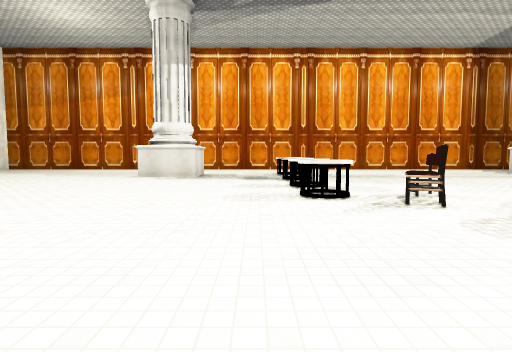
view 1 (above)

17 first-person views from a walk through a scene from a Unity 3-D project. The camera is 1.4 m above the floor, tilts 4° down and sees 80° across. The floor is counted in squares, 1.8 m on a side. Each view is taken from the middle of a square. On the plan, view 1 faces up. The plan holds only what a view shows up to about 11 squares ahead; the rest is blank. The place goes on beyond the plan. The player is left out. Some surface patterns are stand-ins.

view 2
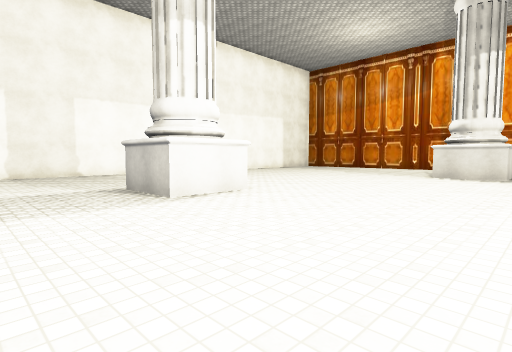

view 3
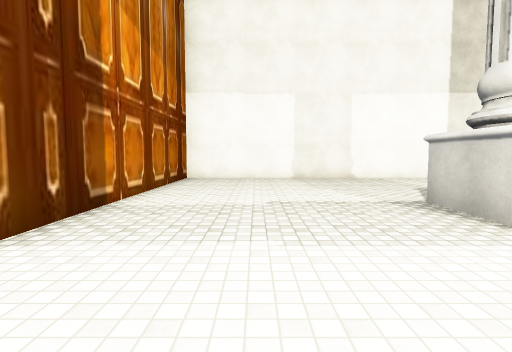

view 4
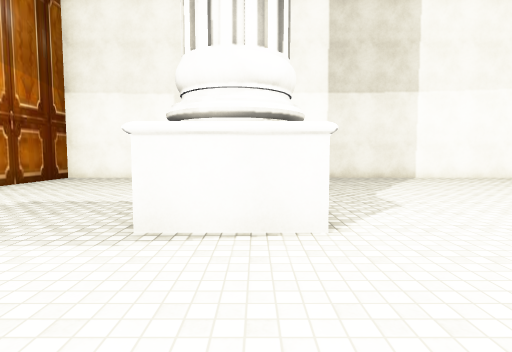

view 5
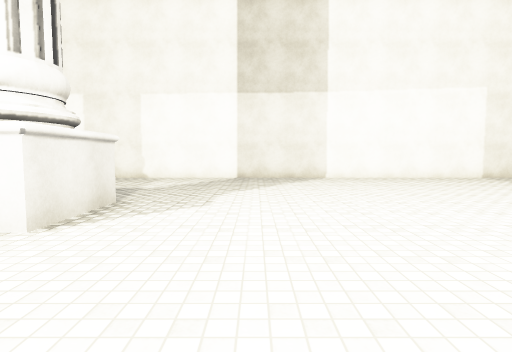

view 6
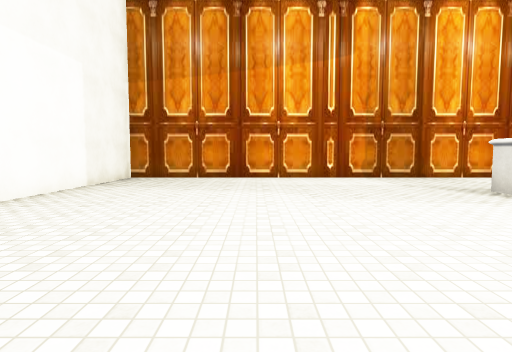

view 7
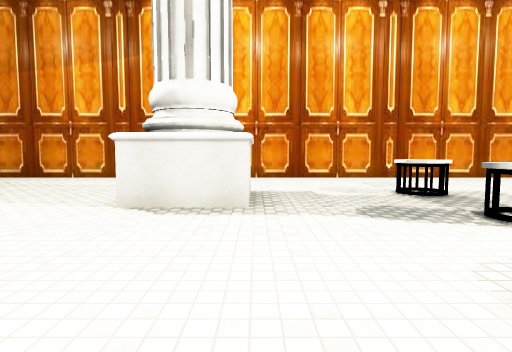

view 8
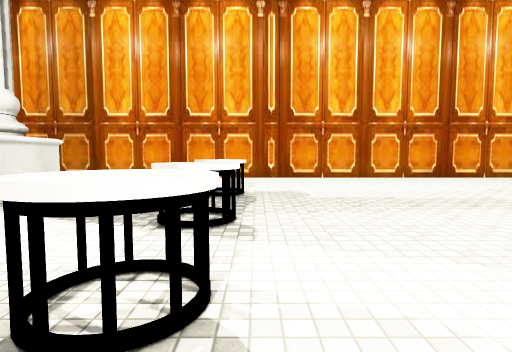

view 9
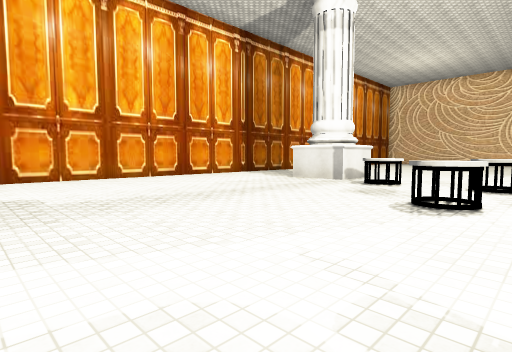

view 10
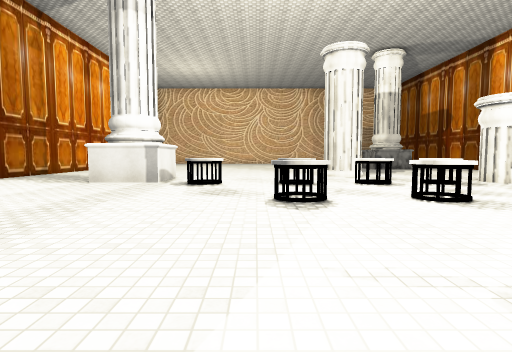

view 11
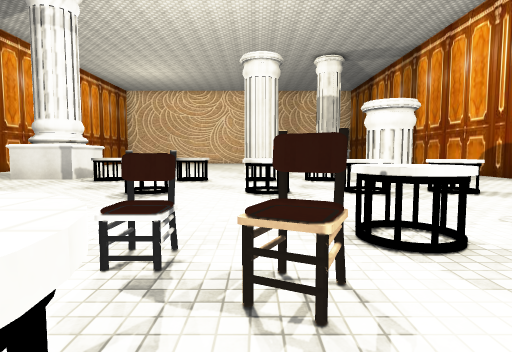

view 12
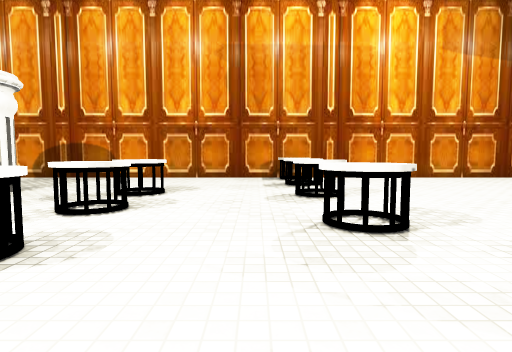

view 13
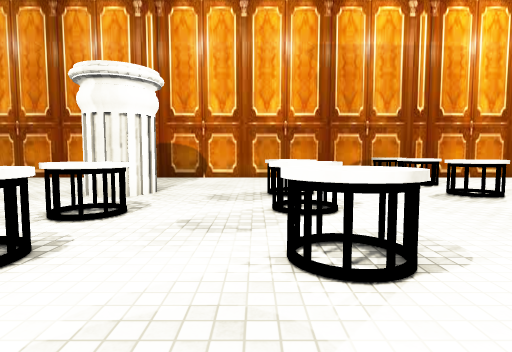

view 14
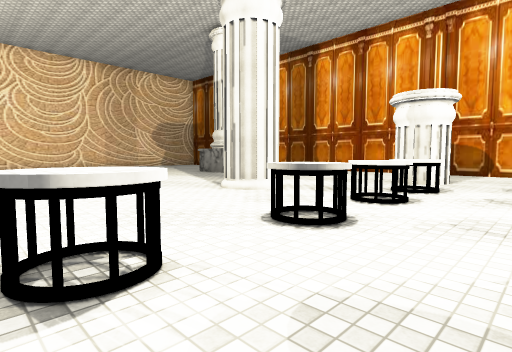

view 15
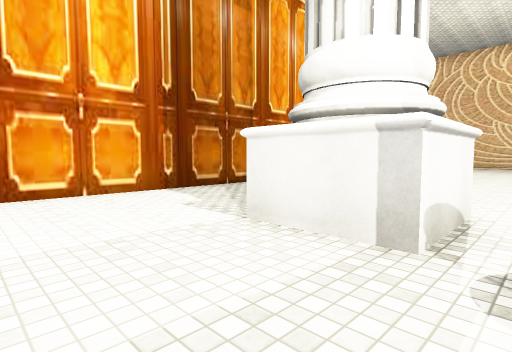

view 16
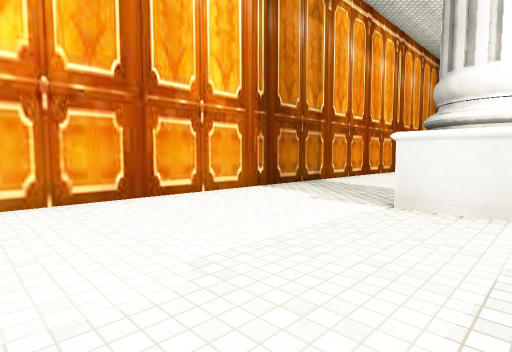

view 17
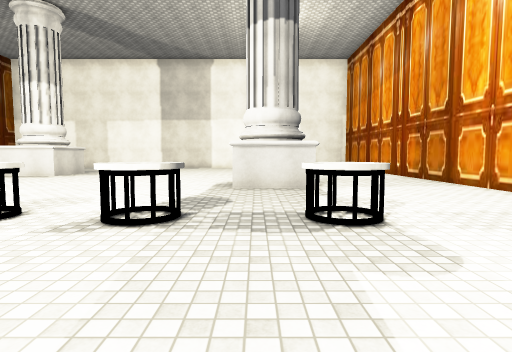

### Floor plan
Points are (right, up) in squares from view 1. A wall is a line through its corners. A room is listed if a view was taken in it or the views show most of it. See-through windows are left out.
Room 1 (views 1, 2, 3, 4, 5, 6, 7, 8, 9, 10, 11, 12, 13, 14, 15, 16, 17)
walls: (-2.1, 12.5) (-2.1, 10.5) (-4.1, 10.5); (-4, 11.9) (-4, 12.5); (-8, 3.7) (-6, 3.7) (-6, 1.8) (-8, 1.8); (-3.8, -3.3) (14.5, -3.3); (12.5, 10.7) (10.5, 10.7) (10.5, 12.8); (14.5, 16.3) (-13.2, 16.3) (-13.2, -3.3) (-5.8, -3.3)
objects: table (1, 6); table (1, 7) to (1, 8); table (1, 9) to (1, 10); table (1, 12); other object (3, 5); other object (3, 6); other object (4, -3); table (4, -1); table (4, 1); table (4, 3) to (4, 4); table (7, 1); table (7, 3); table (7, 5); table (7, 7); table (10, 3); table (10, 5); table (10, 7); table (10, 9) to (10, 10)

Positions as (right, up) in squares from view 1, and headings:
1: (0, 0), facing up
2: (-1, -1), facing up-left
3: (-3, -1), facing left
4: (-3, 3), facing left
5: (-3, 6), facing left
6: (-9, 6), facing up
7: (-2, 6), facing up
8: (2, 6), facing up
9: (2, 6), facing up-right
10: (2, 8), facing right
11: (1, 5), facing right
12: (5, 7), facing down
13: (8, 7), facing down
14: (8, 10), facing down-right
15: (8, 10), facing up-right
16: (6, 11), facing up-right
17: (5, 11), facing left
